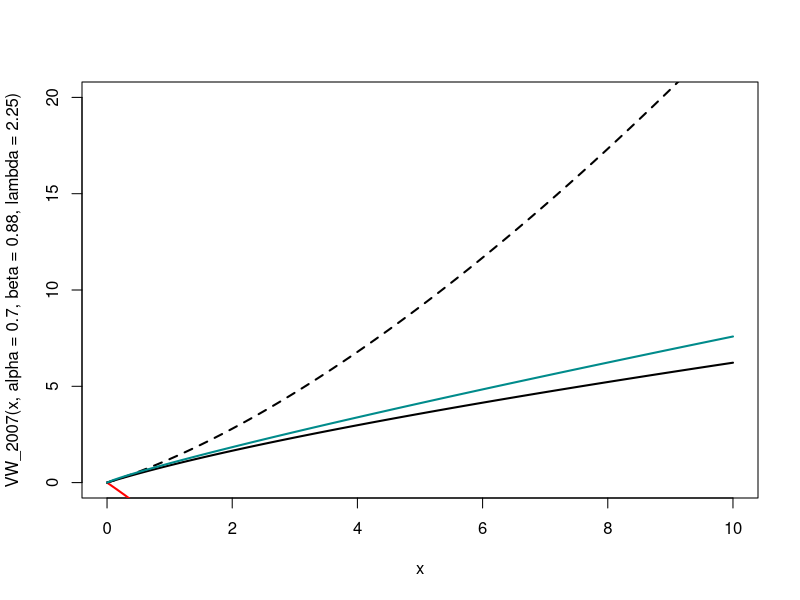
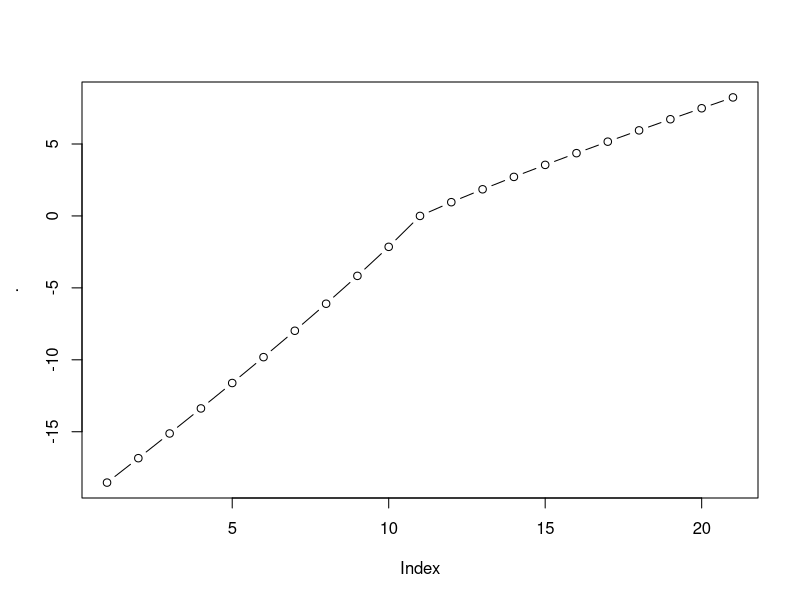
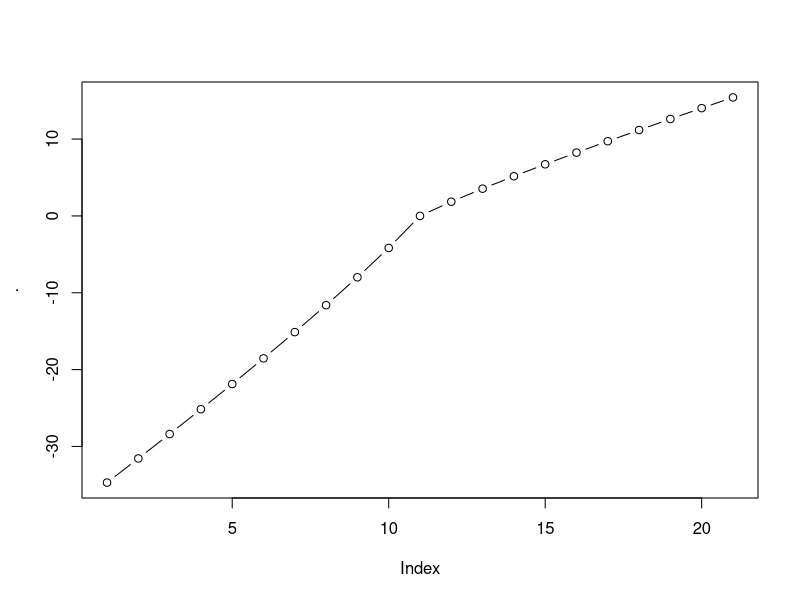

R code for these plots, in order:
VW_2007 <- function(x, alpha=.88, beta=.88, lambda=2.25, gain = T){
  if(gain){ #gain
    u = ((1+x)^alpha-1)/alpha  
  }
  else{ #x<0
    u = (-lambda)*((1-x)^beta-1)/beta
  }
  return(u)
}

curve(VW_2007(x, alpha = .70, beta=.88, lambda = 2.25),
      from =0, to =10, ylim = c(0,20), lwd =2)

curve(-VW_2007(x, alpha = .70, beta=.88, lambda = 2.25, gain = F),
      from =0, to =10, add = TRUE, col = "red", lwd =2)

curve(VW_2007(x, alpha = 1.5, beta=.88, lambda = 2.25),
      from =0, to =10, ylim = c(0,20), lwd =2, add = T, lty=2)
curve(x^.88,
      from =0, to =10, add = TRUE, col = "darkcyan", lwd =2)
KT_power <- function(x, alpha, beta, lambda){
  if(x==0){
    u = 0
  }
  else if(x>0){ #gain
    u = ((1+x)^alpha-1)/alpha  
  }
  else{ #x<0
    u = (-lambda)*((1+x)^beta-1)/beta
  }
}

library(dplyr)
c(VW_2007(x = c(-10:0), gain = FALSE), VW_2007(x = c(1:10))) %>% 
  plot(type = "b")  
c(VW_2007(x = c(-10:0)*2, gain = FALSE), VW_2007(x = c(1:10)*2)) %>% 
  plot(type = "b")  


c(1:10)^.8 
c(1:10)^.8

  
  
.a =  function(x, alpha=.88){
  return(((1+x)^alpha-1)/alpha) 
}

(.a(1, .7)/.a(1, .9))/(.a(1/5, .7)/.a(1/5, .9))





